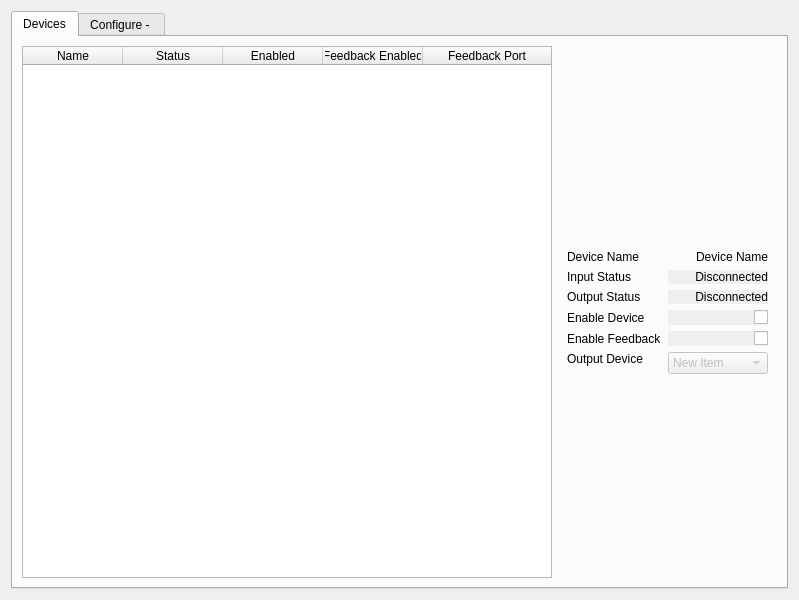
<?xml version="1.0" encoding="UTF-8"?>
<ui version="4.0">
 <class>PluginWindow</class>
 <widget class="QDialog" name="PluginWindow">
  <property name="windowModality">
   <enum>Qt::ApplicationModal</enum>
  </property>
  <property name="geometry">
   <rect>
    <x>0</x>
    <y>0</y>
    <width>799</width>
    <height>600</height>
   </rect>
  </property>
  <property name="windowTitle">
   <string>OBS MIDI Settings</string>
  </property>
  <property name="modal">
   <bool>true</bool>
  </property>
  <layout class="QGridLayout" name="gridLayout">
   <item row="0" column="0">
    <widget class="QTabWidget" name="tabWidget">
     <property name="currentIndex">
      <number>0</number>
     </property>
     <widget class="QWidget" name="tab_device">
      <attribute name="title">
       <string>Devices</string>
      </attribute>
      <layout class="QGridLayout" name="gridLayout_2" columnstretch="3,0">
       <property name="sizeConstraint">
        <enum>QLayout::SetDefaultConstraint</enum>
       </property>
       <item row="0" column="0">
        <widget class="QTableWidget" name="tableWidget">
         <property name="layoutDirection">
          <enum>Qt::LeftToRight</enum>
         </property>
         <property name="verticalScrollBarPolicy">
          <enum>Qt::ScrollBarAlwaysOff</enum>
         </property>
         <property name="horizontalScrollBarPolicy">
          <enum>Qt::ScrollBarAlwaysOff</enum>
         </property>
         <property name="sizeAdjustPolicy">
          <enum>QAbstractScrollArea::AdjustToContents</enum>
         </property>
         <attribute name="horizontalHeaderStretchLastSection">
          <bool>true</bool>
         </attribute>
         <attribute name="verticalHeaderStretchLastSection">
          <bool>false</bool>
         </attribute>
         <column>
          <property name="text">
           <string>Name</string>
          </property>
         </column>
         <column>
          <property name="text">
           <string>Status</string>
          </property>
         </column>
         <column>
          <property name="text">
           <string>Enabled</string>
          </property>
         </column>
         <column>
          <property name="text">
           <string>Feedback Enabled</string>
          </property>
         </column>
         <column>
          <property name="text">
           <string>Feedback Port</string>
          </property>
         </column>
        </widget>
       </item>
       <item row="0" column="1">
        <widget class="QWidget" name="widget" native="true">
         <property name="sizePolicy">
          <sizepolicy hsizetype="Preferred" vsizetype="Fixed">
           <horstretch>0</horstretch>
           <verstretch>0</verstretch>
          </sizepolicy>
         </property>
         <layout class="QFormLayout" name="formLayout">
          <item row="0" column="0">
           <widget class="QLabel" name="label_2">
            <property name="sizePolicy">
             <sizepolicy hsizetype="Preferred" vsizetype="Fixed">
              <horstretch>0</horstretch>
              <verstretch>0</verstretch>
             </sizepolicy>
            </property>
            <property name="text">
             <string>Device Name</string>
            </property>
           </widget>
          </item>
          <item row="1" column="0">
           <widget class="QLabel" name="label_3">
            <property name="sizePolicy">
             <sizepolicy hsizetype="Preferred" vsizetype="Fixed">
              <horstretch>0</horstretch>
              <verstretch>0</verstretch>
             </sizepolicy>
            </property>
            <property name="text">
             <string>Input Status</string>
            </property>
           </widget>
          </item>
          <item row="1" column="1">
           <widget class="QLabel" name="lbl_input">
            <property name="sizePolicy">
             <sizepolicy hsizetype="Preferred" vsizetype="Fixed">
              <horstretch>0</horstretch>
              <verstretch>0</verstretch>
             </sizepolicy>
            </property>
            <property name="layoutDirection">
             <enum>Qt::LeftToRight</enum>
            </property>
            <property name="autoFillBackground">
             <bool>true</bool>
            </property>
            <property name="text">
             <string>Disconnected</string>
            </property>
            <property name="textFormat">
             <enum>Qt::RichText</enum>
            </property>
            <property name="alignment">
             <set>Qt::AlignRight|Qt::AlignTrailing|Qt::AlignVCenter</set>
            </property>
           </widget>
          </item>
          <item row="3" column="1">
           <widget class="QCheckBox" name="checkBox">
            <property name="sizePolicy">
             <sizepolicy hsizetype="Preferred" vsizetype="Fixed">
              <horstretch>0</horstretch>
              <verstretch>0</verstretch>
             </sizepolicy>
            </property>
            <property name="layoutDirection">
             <enum>Qt::RightToLeft</enum>
            </property>
            <property name="autoFillBackground">
             <bool>true</bool>
            </property>
            <property name="styleSheet">
             <string notr="true"> text-align:right;</string>
            </property>
            <property name="text">
             <string/>
            </property>
           </widget>
          </item>
          <item row="4" column="1">
           <widget class="QCheckBox" name="checkBox_2">
            <property name="sizePolicy">
             <sizepolicy hsizetype="Preferred" vsizetype="Fixed">
              <horstretch>0</horstretch>
              <verstretch>0</verstretch>
             </sizepolicy>
            </property>
            <property name="minimumSize">
             <size>
              <width>100</width>
              <height>0</height>
             </size>
            </property>
            <property name="layoutDirection">
             <enum>Qt::RightToLeft</enum>
            </property>
            <property name="autoFillBackground">
             <bool>true</bool>
            </property>
            <property name="styleSheet">
             <string notr="true">QCheckBox { text-align: right;}</string>
            </property>
            <property name="text">
             <string/>
            </property>
           </widget>
          </item>
          <item row="5" column="0">
           <widget class="QLabel" name="label">
            <property name="sizePolicy">
             <sizepolicy hsizetype="Preferred" vsizetype="Fixed">
              <horstretch>0</horstretch>
              <verstretch>0</verstretch>
             </sizepolicy>
            </property>
            <property name="text">
             <string>Output Device</string>
            </property>
           </widget>
          </item>
          <item row="5" column="1">
           <widget class="QComboBox" name="cb_output_devices">
            <property name="enabled">
             <bool>false</bool>
            </property>
            <property name="sizePolicy">
             <sizepolicy hsizetype="Preferred" vsizetype="Fixed">
              <horstretch>0</horstretch>
              <verstretch>0</verstretch>
             </sizepolicy>
            </property>
            <item>
             <property name="text">
              <string>New Item</string>
             </property>
            </item>
            <item>
             <property name="text">
              <string>New Item2</string>
             </property>
            </item>
           </widget>
          </item>
          <item row="0" column="1">
           <widget class="QLabel" name="lbl_dname">
            <property name="sizePolicy">
             <sizepolicy hsizetype="Preferred" vsizetype="Fixed">
              <horstretch>0</horstretch>
              <verstretch>0</verstretch>
             </sizepolicy>
            </property>
            <property name="layoutDirection">
             <enum>Qt::LeftToRight</enum>
            </property>
            <property name="text">
             <string>Device Name</string>
            </property>
            <property name="alignment">
             <set>Qt::AlignRight|Qt::AlignTrailing|Qt::AlignVCenter</set>
            </property>
           </widget>
          </item>
          <item row="4" column="0">
           <widget class="QLabel" name="label_6">
            <property name="text">
             <string>Enable Feedback</string>
            </property>
           </widget>
          </item>
          <item row="3" column="0">
           <widget class="QLabel" name="label_7">
            <property name="text">
             <string>Enable Device</string>
            </property>
            <property name="buddy">
             <cstring>checkBox</cstring>
            </property>
           </widget>
          </item>
          <item row="2" column="0">
           <widget class="QLabel" name="label_8">
            <property name="text">
             <string>Output Status</string>
            </property>
           </widget>
          </item>
          <item row="2" column="1">
           <widget class="QLabel" name="lbl_output">
            <property name="autoFillBackground">
             <bool>true</bool>
            </property>
            <property name="text">
             <string>Disconnected</string>
            </property>
            <property name="textFormat">
             <enum>Qt::RichText</enum>
            </property>
            <property name="alignment">
             <set>Qt::AlignRight|Qt::AlignTrailing|Qt::AlignVCenter</set>
            </property>
           </widget>
          </item>
         </layout>
        </widget>
       </item>
      </layout>
     </widget>
     <widget class="QWidget" name="tab_configure">
      <attribute name="title">
       <string>Configure - </string>
      </attribute>
      <layout class="QFormLayout" name="formLayout_11">
       <item row="0" column="0" colspan="2">
        <widget class="QTableWidget" name="tableWidget_2">
         <property name="sizePolicy">
          <sizepolicy hsizetype="Expanding" vsizetype="Expanding">
           <horstretch>0</horstretch>
           <verstretch>3</verstretch>
          </sizepolicy>
         </property>
         <attribute name="horizontalHeaderStretchLastSection">
          <bool>true</bool>
         </attribute>
         <column>
          <property name="text">
           <string>Channel</string>
          </property>
         </column>
         <column>
          <property name="text">
           <string>Message Type</string>
          </property>
         </column>
         <column>
          <property name="text">
           <string>Norc</string>
          </property>
         </column>
         <column>
          <property name="text">
           <string>Value</string>
          </property>
         </column>
         <column>
          <property name="text">
           <string>Action</string>
          </property>
         </column>
         <column>
          <property name="text">
           <string>Action Paramaters</string>
          </property>
         </column>
        </widget>
       </item>
       <item row="1" column="0" colspan="2">
        <widget class="QFrame" name="frame">
         <layout class="QHBoxLayout" name="horizontalLayout">
          <item>
           <spacer name="horizontalSpacer">
            <property name="orientation">
             <enum>Qt::Horizontal</enum>
            </property>
            <property name="sizeType">
             <enum>QSizePolicy::Fixed</enum>
            </property>
            <property name="sizeHint" stdset="0">
             <size>
              <width>13</width>
              <height>20</height>
             </size>
            </property>
           </spacer>
          </item>
          <item>
           <widget class="QFrame" name="wid_midi">
            <property name="sizePolicy">
             <sizepolicy hsizetype="Preferred" vsizetype="Fixed">
              <horstretch>0</horstretch>
              <verstretch>0</verstretch>
             </sizepolicy>
            </property>
            <property name="minimumSize">
             <size>
              <width>0</width>
              <height>15</height>
             </size>
            </property>
            <property name="frameShape">
             <enum>QFrame::StyledPanel</enum>
            </property>
            <layout class="QFormLayout" name="formLayout_2">
             <item row="0" column="0">
              <widget class="QLabel" name="label_72">
               <property name="sizePolicy">
                <sizepolicy hsizetype="Preferred" vsizetype="Fixed">
                 <horstretch>0</horstretch>
                 <verstretch>0</verstretch>
                </sizepolicy>
               </property>
               <property name="minimumSize">
                <size>
                 <width>0</width>
                 <height>15</height>
                </size>
               </property>
               <property name="text">
                <string>Device</string>
               </property>
              </widget>
             </item>
             <item row="0" column="1">
              <widget class="QLabel" name="label_5">
               <property name="minimumSize">
                <size>
                 <width>0</width>
                 <height>15</height>
                </size>
               </property>
               <property name="text">
                <string>deviceName</string>
               </property>
              </widget>
             </item>
             <item row="1" column="0">
              <widget class="QLabel" name="label_85">
               <property name="sizePolicy">
                <sizepolicy hsizetype="Preferred" vsizetype="Fixed">
                 <horstretch>0</horstretch>
                 <verstretch>0</verstretch>
                </sizepolicy>
               </property>
               <property name="minimumSize">
                <size>
                 <width>0</width>
                 <height>15</height>
                </size>
               </property>
               <property name="text">
                <string>Channel</string>
               </property>
              </widget>
             </item>
             <item row="1" column="1">
              <widget class="QSpinBox" name="sb_channel">
               <property name="minimumSize">
                <size>
                 <width>0</width>
                 <height>15</height>
                </size>
               </property>
               <property name="alignment">
                <set>Qt::AlignCenter</set>
               </property>
               <property name="readOnly">
                <bool>true</bool>
               </property>
               <property name="buttonSymbols">
                <enum>QAbstractSpinBox::NoButtons</enum>
               </property>
               <property name="maximum">
                <number>16</number>
               </property>
              </widget>
             </item>
             <item row="2" column="0">
              <widget class="QLabel" name="label_73">
               <property name="sizePolicy">
                <sizepolicy hsizetype="Preferred" vsizetype="Fixed">
                 <horstretch>0</horstretch>
                 <verstretch>0</verstretch>
                </sizepolicy>
               </property>
               <property name="minimumSize">
                <size>
                 <width>0</width>
                 <height>15</height>
                </size>
               </property>
               <property name="text">
                <string>Message Type</string>
               </property>
              </widget>
             </item>
             <item row="2" column="1">
              <widget class="QComboBox" name="cb_mtype">
               <property name="sizePolicy">
                <sizepolicy hsizetype="Preferred" vsizetype="Fixed">
                 <horstretch>0</horstretch>
                 <verstretch>0</verstretch>
                </sizepolicy>
               </property>
               <property name="minimumSize">
                <size>
                 <width>0</width>
                 <height>15</height>
                </size>
               </property>
               <item>
                <property name="text">
                 <string>Control Change</string>
                </property>
               </item>
               <item>
                <property name="text">
                 <string>Note Off</string>
                </property>
               </item>
               <item>
                <property name="text">
                 <string>Program Change</string>
                </property>
               </item>
               <item>
                <property name="text">
                 <string>Pitch Bend</string>
                </property>
               </item>
               <item>
                <property name="text">
                 <string>Note On</string>
                </property>
               </item>
              </widget>
             </item>
             <item row="3" column="0">
              <widget class="QLabel" name="label_86">
               <property name="sizePolicy">
                <sizepolicy hsizetype="Preferred" vsizetype="Fixed">
                 <horstretch>0</horstretch>
                 <verstretch>0</verstretch>
                </sizepolicy>
               </property>
               <property name="minimumSize">
                <size>
                 <width>0</width>
                 <height>15</height>
                </size>
               </property>
               <property name="text">
                <string>Note/control</string>
               </property>
              </widget>
             </item>
             <item row="3" column="1">
              <widget class="QSpinBox" name="sb_norc">
               <property name="minimumSize">
                <size>
                 <width>0</width>
                 <height>15</height>
                </size>
               </property>
               <property name="alignment">
                <set>Qt::AlignCenter</set>
               </property>
               <property name="readOnly">
                <bool>true</bool>
               </property>
               <property name="buttonSymbols">
                <enum>QAbstractSpinBox::NoButtons</enum>
               </property>
               <property name="maximum">
                <number>127</number>
               </property>
              </widget>
             </item>
             <item row="4" column="0">
              <widget class="QLabel" name="label_4">
               <property name="minimumSize">
                <size>
                 <width>0</width>
                 <height>15</height>
                </size>
               </property>
               <property name="text">
                <string>Value</string>
               </property>
              </widget>
             </item>
             <item row="4" column="1">
              <widget class="QSplitter" name="splitter">
               <property name="sizePolicy">
                <sizepolicy hsizetype="Preferred" vsizetype="Preferred">
                 <horstretch>0</horstretch>
                 <verstretch>0</verstretch>
                </sizepolicy>
               </property>
               <property name="minimumSize">
                <size>
                 <width>0</width>
                 <height>15</height>
                </size>
               </property>
               <property name="orientation">
                <enum>Qt::Horizontal</enum>
               </property>
               <widget class="QSlider" name="horizontalSlider_2">
                <property name="enabled">
                 <bool>false</bool>
                </property>
                <property name="sizePolicy">
                 <sizepolicy hsizetype="Preferred" vsizetype="Fixed">
                  <horstretch>0</horstretch>
                  <verstretch>0</verstretch>
                 </sizepolicy>
                </property>
                <property name="minimumSize">
                 <size>
                  <width>0</width>
                  <height>15</height>
                 </size>
                </property>
                <property name="maximum">
                 <number>127</number>
                </property>
                <property name="orientation">
                 <enum>Qt::Horizontal</enum>
                </property>
               </widget>
               <widget class="QSpinBox" name="sb_value_2">
                <property name="minimumSize">
                 <size>
                  <width>0</width>
                  <height>15</height>
                 </size>
                </property>
                <property name="alignment">
                 <set>Qt::AlignCenter</set>
                </property>
                <property name="readOnly">
                 <bool>true</bool>
                </property>
                <property name="buttonSymbols">
                 <enum>QAbstractSpinBox::NoButtons</enum>
                </property>
                <property name="maximum">
                 <number>127</number>
                </property>
               </widget>
              </widget>
             </item>
             <item row="5" column="0">
              <widget class="QPushButton" name="btn_Listen_one">
               <property name="sizePolicy">
                <sizepolicy hsizetype="Preferred" vsizetype="Fixed">
                 <horstretch>0</horstretch>
                 <verstretch>0</verstretch>
                </sizepolicy>
               </property>
               <property name="minimumSize">
                <size>
                 <width>0</width>
                 <height>15</height>
                </size>
               </property>
               <property name="text">
                <string>Listen One</string>
               </property>
               <property name="checkable">
                <bool>true</bool>
               </property>
              </widget>
             </item>
             <item row="5" column="1">
              <widget class="QPushButton" name="Btn_Listen_many">
               <property name="sizePolicy">
                <sizepolicy hsizetype="Preferred" vsizetype="Fixed">
                 <horstretch>0</horstretch>
                 <verstretch>0</verstretch>
                </sizepolicy>
               </property>
               <property name="minimumSize">
                <size>
                 <width>0</width>
                 <height>15</height>
                </size>
               </property>
               <property name="text">
                <string>Listen Many</string>
               </property>
               <property name="checkable">
                <bool>true</bool>
               </property>
              </widget>
             </item>
            </layout>
           </widget>
          </item>
          <item>
           <spacer name="horizontalSpacer_2">
            <property name="orientation">
             <enum>Qt::Horizontal</enum>
            </property>
            <property name="sizeType">
             <enum>QSizePolicy::Fixed</enum>
            </property>
            <property name="sizeHint" stdset="0">
             <size>
              <width>13</width>
              <height>20</height>
             </size>
            </property>
           </spacer>
          </item>
          <item>
           <widget class="QFrame" name="wid_Action">
            <property name="sizePolicy">
             <sizepolicy hsizetype="Preferred" vsizetype="Fixed">
              <horstretch>0</horstretch>
              <verstretch>0</verstretch>
             </sizepolicy>
            </property>
            <property name="maximumSize">
             <size>
              <width>16777215</width>
              <height>300</height>
             </size>
            </property>
            <property name="frameShape">
             <enum>QFrame::StyledPanel</enum>
            </property>
            <layout class="QFormLayout" name="formLayout_10">
             <item row="0" column="0">
              <widget class="QLabel" name="label_obs_action">
               <property name="sizePolicy">
                <sizepolicy hsizetype="Preferred" vsizetype="Fixed">
                 <horstretch>0</horstretch>
                 <verstretch>0</verstretch>
                </sizepolicy>
               </property>
               <property name="minimumSize">
                <size>
                 <width>0</width>
                 <height>15</height>
                </size>
               </property>
               <property name="maximumSize">
                <size>
                 <width>16777215</width>
                 <height>50</height>
                </size>
               </property>
               <property name="text">
                <string>Actions Filter</string>
               </property>
              </widget>
             </item>
             <item row="0" column="1">
              <widget class="QComboBox" name="cb_obs_action">
               <property name="sizePolicy">
                <sizepolicy hsizetype="Preferred" vsizetype="Fixed">
                 <horstretch>0</horstretch>
                 <verstretch>0</verstretch>
                </sizepolicy>
               </property>
               <property name="minimumSize">
                <size>
                 <width>0</width>
                 <height>15</height>
                </size>
               </property>
               <property name="maximumSize">
                <size>
                 <width>16777215</width>
                 <height>50</height>
                </size>
               </property>
               <item>
                <property name="text">
                 <string>All Actions</string>
                </property>
               </item>
               <item>
                <property name="text">
                 <string>Frontend</string>
                </property>
               </item>
               <item>
                <property name="text">
                 <string>Scenes</string>
                </property>
               </item>
               <item>
                <property name="text">
                 <string>Sources</string>
                </property>
               </item>
               <item>
                <property name="text">
                 <string>Filters</string>
                </property>
               </item>
               <item>
                <property name="text">
                 <string>Media</string>
                </property>
               </item>
              </widget>
             </item>
             <item row="1" column="0">
              <widget class="QLabel" name="label_obs_output_action">
               <property name="sizePolicy">
                <sizepolicy hsizetype="Fixed" vsizetype="Fixed">
                 <horstretch>0</horstretch>
                 <verstretch>0</verstretch>
                </sizepolicy>
               </property>
               <property name="minimumSize">
                <size>
                 <width>0</width>
                 <height>15</height>
                </size>
               </property>
               <property name="maximumSize">
                <size>
                 <width>100</width>
                 <height>50</height>
                </size>
               </property>
               <property name="text">
                <string>Action</string>
               </property>
              </widget>
             </item>
             <item row="1" column="1">
              <widget class="QComboBox" name="cb_obs_output_action">
               <property name="sizePolicy">
                <sizepolicy hsizetype="Preferred" vsizetype="Fixed">
                 <horstretch>0</horstretch>
                 <verstretch>0</verstretch>
                </sizepolicy>
               </property>
               <property name="minimumSize">
                <size>
                 <width>0</width>
                 <height>15</height>
                </size>
               </property>
               <property name="maximumSize">
                <size>
                 <width>16777215</width>
                 <height>50</height>
                </size>
               </property>
               <property name="sizeAdjustPolicy">
                <enum>QComboBox::AdjustToContents</enum>
               </property>
              </widget>
             </item>
             <item row="3" column="0" colspan="2">
              <widget class="QSplitter" name="splitter_2">
               <property name="orientation">
                <enum>Qt::Vertical</enum>
               </property>
               <widget class="QWidget" name="w_scene" native="true">
                <layout class="QFormLayout" name="formLayout_3">
                 <item row="0" column="0">
                  <widget class="QLabel" name="label_obs_output_scene">
                   <property name="sizePolicy">
                    <sizepolicy hsizetype="Preferred" vsizetype="Fixed">
                     <horstretch>0</horstretch>
                     <verstretch>0</verstretch>
                    </sizepolicy>
                   </property>
                   <property name="minimumSize">
                    <size>
                     <width>0</width>
                     <height>15</height>
                    </size>
                   </property>
                   <property name="maximumSize">
                    <size>
                     <width>16777215</width>
                     <height>50</height>
                    </size>
                   </property>
                   <property name="text">
                    <string>Scene</string>
                   </property>
                  </widget>
                 </item>
                 <item row="0" column="1">
                  <widget class="QComboBox" name="cb_obs_output_scene">
                   <property name="sizePolicy">
                    <sizepolicy hsizetype="Preferred" vsizetype="Fixed">
                     <horstretch>0</horstretch>
                     <verstretch>0</verstretch>
                    </sizepolicy>
                   </property>
                   <property name="minimumSize">
                    <size>
                     <width>0</width>
                     <height>15</height>
                    </size>
                   </property>
                   <property name="maximumSize">
                    <size>
                     <width>16777215</width>
                     <height>50</height>
                    </size>
                   </property>
                  </widget>
                 </item>
                </layout>
               </widget>
               <widget class="QWidget" name="w_source" native="true">
                <layout class="QFormLayout" name="formLayout_4">
                 <item row="0" column="0">
                  <widget class="QLabel" name="label_obs_output_source">
                   <property name="sizePolicy">
                    <sizepolicy hsizetype="Preferred" vsizetype="Fixed">
                     <horstretch>0</horstretch>
                     <verstretch>0</verstretch>
                    </sizepolicy>
                   </property>
                   <property name="minimumSize">
                    <size>
                     <width>0</width>
                     <height>15</height>
                    </size>
                   </property>
                   <property name="maximumSize">
                    <size>
                     <width>16777215</width>
                     <height>50</height>
                    </size>
                   </property>
                   <property name="text">
                    <string>Source</string>
                   </property>
                  </widget>
                 </item>
                 <item row="0" column="1">
                  <widget class="QComboBox" name="cb_obs_output_source">
                   <property name="sizePolicy">
                    <sizepolicy hsizetype="Preferred" vsizetype="Fixed">
                     <horstretch>0</horstretch>
                     <verstretch>0</verstretch>
                    </sizepolicy>
                   </property>
                   <property name="minimumSize">
                    <size>
                     <width>0</width>
                     <height>15</height>
                    </size>
                   </property>
                   <property name="maximumSize">
                    <size>
                     <width>16777215</width>
                     <height>50</height>
                    </size>
                   </property>
                  </widget>
                 </item>
                </layout>
               </widget>
               <widget class="QWidget" name="w_filter" native="true">
                <layout class="QFormLayout" name="formLayout_5">
                 <item row="0" column="0">
                  <widget class="QLabel" name="label_obs_output_filter">
                   <property name="sizePolicy">
                    <sizepolicy hsizetype="Preferred" vsizetype="Fixed">
                     <horstretch>0</horstretch>
                     <verstretch>0</verstretch>
                    </sizepolicy>
                   </property>
                   <property name="minimumSize">
                    <size>
                     <width>0</width>
                     <height>15</height>
                    </size>
                   </property>
                   <property name="maximumSize">
                    <size>
                     <width>16777215</width>
                     <height>50</height>
                    </size>
                   </property>
                   <property name="text">
                    <string>Filter</string>
                   </property>
                  </widget>
                 </item>
                 <item row="0" column="1">
                  <widget class="QComboBox" name="cb_obs_output_filter">
                   <property name="sizePolicy">
                    <sizepolicy hsizetype="Preferred" vsizetype="Fixed">
                     <horstretch>0</horstretch>
                     <verstretch>0</verstretch>
                    </sizepolicy>
                   </property>
                   <property name="minimumSize">
                    <size>
                     <width>0</width>
                     <height>15</height>
                    </size>
                   </property>
                   <property name="maximumSize">
                    <size>
                     <width>16777215</width>
                     <height>50</height>
                    </size>
                   </property>
                  </widget>
                 </item>
                </layout>
               </widget>
               <widget class="QWidget" name="w_transition" native="true">
                <layout class="QFormLayout" name="formLayout_6">
                 <item row="0" column="0">
                  <widget class="QLabel" name="label_obs_output_transition">
                   <property name="sizePolicy">
                    <sizepolicy hsizetype="Preferred" vsizetype="Fixed">
                     <horstretch>0</horstretch>
                     <verstretch>0</verstretch>
                    </sizepolicy>
                   </property>
                   <property name="minimumSize">
                    <size>
                     <width>0</width>
                     <height>15</height>
                    </size>
                   </property>
                   <property name="maximumSize">
                    <size>
                     <width>16777215</width>
                     <height>50</height>
                    </size>
                   </property>
                   <property name="text">
                    <string>Transition</string>
                   </property>
                  </widget>
                 </item>
                 <item row="0" column="1">
                  <widget class="QComboBox" name="cb_obs_output_transition">
                   <property name="sizePolicy">
                    <sizepolicy hsizetype="Preferred" vsizetype="Fixed">
                     <horstretch>0</horstretch>
                     <verstretch>0</verstretch>
                    </sizepolicy>
                   </property>
                   <property name="minimumSize">
                    <size>
                     <width>0</width>
                     <height>15</height>
                    </size>
                   </property>
                   <property name="maximumSize">
                    <size>
                     <width>16777215</width>
                     <height>50</height>
                    </size>
                   </property>
                  </widget>
                 </item>
                </layout>
               </widget>
               <widget class="QWidget" name="w_item" native="true">
                <layout class="QFormLayout" name="formLayout_7">
                 <item row="0" column="0">
                  <widget class="QLabel" name="label_obs_output_item">
                   <property name="sizePolicy">
                    <sizepolicy hsizetype="Preferred" vsizetype="Fixed">
                     <horstretch>0</horstretch>
                     <verstretch>0</verstretch>
                    </sizepolicy>
                   </property>
                   <property name="minimumSize">
                    <size>
                     <width>0</width>
                     <height>15</height>
                    </size>
                   </property>
                   <property name="maximumSize">
                    <size>
                     <width>16777215</width>
                     <height>50</height>
                    </size>
                   </property>
                   <property name="text">
                    <string>Item</string>
                   </property>
                  </widget>
                 </item>
                 <item row="0" column="1">
                  <widget class="QComboBox" name="cb_obs_output_item">
                   <property name="sizePolicy">
                    <sizepolicy hsizetype="Preferred" vsizetype="Fixed">
                     <horstretch>0</horstretch>
                     <verstretch>0</verstretch>
                    </sizepolicy>
                   </property>
                   <property name="minimumSize">
                    <size>
                     <width>0</width>
                     <height>15</height>
                    </size>
                   </property>
                   <property name="maximumSize">
                    <size>
                     <width>16777215</width>
                     <height>50</height>
                    </size>
                   </property>
                  </widget>
                 </item>
                </layout>
               </widget>
               <widget class="QWidget" name="w_audio" native="true">
                <layout class="QFormLayout" name="formLayout_8">
                 <item row="0" column="0">
                  <widget class="QLabel" name="label_obs_output_audio_source">
                   <property name="sizePolicy">
                    <sizepolicy hsizetype="Preferred" vsizetype="Fixed">
                     <horstretch>0</horstretch>
                     <verstretch>0</verstretch>
                    </sizepolicy>
                   </property>
                   <property name="minimumSize">
                    <size>
                     <width>0</width>
                     <height>15</height>
                    </size>
                   </property>
                   <property name="maximumSize">
                    <size>
                     <width>16777215</width>
                     <height>50</height>
                    </size>
                   </property>
                   <property name="text">
                    <string>Audio Source</string>
                   </property>
                  </widget>
                 </item>
                 <item row="0" column="1">
                  <widget class="QComboBox" name="cb_obs_output_audio_source">
                   <property name="sizePolicy">
                    <sizepolicy hsizetype="Preferred" vsizetype="Fixed">
                     <horstretch>0</horstretch>
                     <verstretch>0</verstretch>
                    </sizepolicy>
                   </property>
                   <property name="minimumSize">
                    <size>
                     <width>0</width>
                     <height>15</height>
                    </size>
                   </property>
                   <property name="maximumSize">
                    <size>
                     <width>16777215</width>
                     <height>50</height>
                    </size>
                   </property>
                  </widget>
                 </item>
                </layout>
               </widget>
               <widget class="QWidget" name="w_media" native="true">
                <layout class="QFormLayout" name="formLayout_9">
                 <item row="0" column="1">
                  <widget class="QComboBox" name="cb_obs_output_media_source">
                   <property name="sizePolicy">
                    <sizepolicy hsizetype="Preferred" vsizetype="Fixed">
                     <horstretch>0</horstretch>
                     <verstretch>0</verstretch>
                    </sizepolicy>
                   </property>
                   <property name="minimumSize">
                    <size>
                     <width>0</width>
                     <height>15</height>
                    </size>
                   </property>
                   <property name="maximumSize">
                    <size>
                     <width>16777215</width>
                     <height>50</height>
                    </size>
                   </property>
                  </widget>
                 </item>
                 <item row="0" column="0">
                  <widget class="QLabel" name="label_obs_output_media_source">
                   <property name="sizePolicy">
                    <sizepolicy hsizetype="Preferred" vsizetype="Fixed">
                     <horstretch>0</horstretch>
                     <verstretch>0</verstretch>
                    </sizepolicy>
                   </property>
                   <property name="minimumSize">
                    <size>
                     <width>0</width>
                     <height>15</height>
                    </size>
                   </property>
                   <property name="maximumSize">
                    <size>
                     <width>16777215</width>
                     <height>50</height>
                    </size>
                   </property>
                   <property name="text">
                    <string>Media Source</string>
                   </property>
                  </widget>
                 </item>
                </layout>
               </widget>
              </widget>
             </item>
             <item row="2" column="0" colspan="2">
              <widget class="Line" name="line">
               <property name="orientation">
                <enum>Qt::Horizontal</enum>
               </property>
              </widget>
             </item>
            </layout>
           </widget>
          </item>
          <item>
           <spacer name="horizontalSpacer_3">
            <property name="orientation">
             <enum>Qt::Horizontal</enum>
            </property>
            <property name="sizeType">
             <enum>QSizePolicy::Fixed</enum>
            </property>
            <property name="sizeHint" stdset="0">
             <size>
              <width>13</width>
              <height>20</height>
             </size>
            </property>
           </spacer>
          </item>
         </layout>
        </widget>
       </item>
      </layout>
     </widget>
    </widget>
   </item>
  </layout>
 </widget>
 <resources>
  <include location="obs-midi-resources.qrc"/>
 </resources>
 <connections>
  <connection>
   <sender>checkBox_2</sender>
   <signal>clicked(bool)</signal>
   <receiver>cb_output_devices</receiver>
   <slot>setEnabled(bool)</slot>
   <hints>
    <hint type="sourcelabel">
     <x>767</x>
     <y>333</y>
    </hint>
    <hint type="destinationlabel">
     <x>751</x>
     <y>351</y>
    </hint>
   </hints>
  </connection>
 </connections>
</ui>
